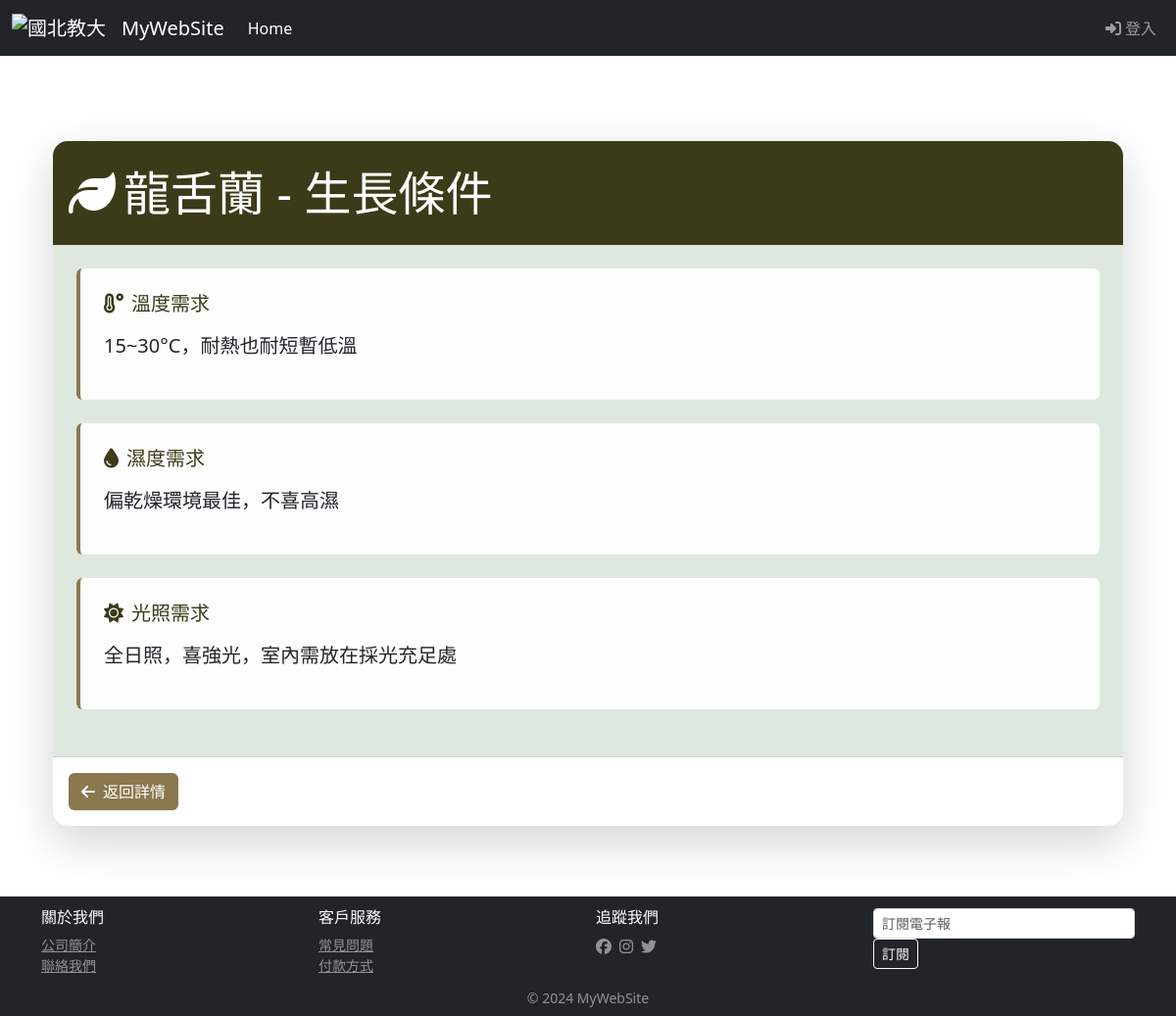
The app's page /plant/Agave/detail_condition/ with its own data.
### plant/models.py (models this page shows, shortened)
class Plant(models.Model):
    title = models.CharField(max_length=255, default="")
    description = models.TextField(default="")
    slug = models.SlugField(blank=True, default="")
    category = models.ForeignKey(Category, null=True, on_delete=models.PROTECT)
    tags = models.ManyToManyField(Tag)
    image = models.ImageField(upload_to='plants/', null=True, blank=True)
    video_url = models.URLField(blank=True, null=True)
    temperature = models.CharField(max_length=255, default="", blank=True, help_text="溫度需求")
    humidity = models.CharField(max_length=255, default="", blank=True, help_text="濕度需求")
    light_requirement = models.CharField(max_length=255, default="", blank=True, help_text="光照需求")
    watering = models.CharField(max_length=255, default="", blank=True, help_text="澆水頻率")
    repotting = models.CharField(max_length=255, default="", blank=True, help_text="換盆建議")
    precaution = models.CharField(max_length=255, default="", blank=True, help_text="注意事項")
    user = models.ForeignKey(User, on_delete=models.CASCADE, null=True)
    favorite_users = models.ManyToManyField(User, related_name='favorite_plants', through='PlantFavorite', through_fields=('plant', 'user'))

### plant/views.py (the view)
# urls.py: path('plant/<slug:slug>/detail_condition/', pviews.detail_condition, name='detail_condition'),
def detail_condition(request, slug=None):
    plant = get_object_or_404(Plant, slug=slug)
    return render(request, 'plant/detail_condition.html', locals())

### templates/plant/detail_condition.html (shortened to what this page needs)
{% extends "base.html" %}
{% block title %}{{ plant.title }} - 生長條件{% endblock %}
{% block content %}
<div class="container py-5">
    <div class="card shadow-lg border-0 mb-4" style="background: #dfe8df;">
        <div class="card-header py-4" style="background: #3B3B1A;">
            <div class="d-flex justify-content-between align-items-center">
                <h1 class="display-5 mb-0 text-white">
                    <i class="fas fa-leaf me-2"></i>{{ plant.title }} - 生長條件
                </h1>
            </div>
        </div>
        <div class="card-body p-4">
            <div class="row">
                <div class="col-md-12">
                    <div class="mb-4 p-4 rounded" style="background-color: rgba(255, 255, 255, 0.9); border-left: 4px solid #8A784E;">
                        <h5 class="mb-3" style="color: #3B3B1A !important;">
                            <i class="fas fa-temperature-high me-2"></i>溫度需求
                        </h5>
                        <p class="lead text-dark">{{ plant.temperature }}</p>
                    </div>
                    <div class="mb-4 p-4 rounded" style="background-color: rgba(255, 255, 255, 0.9); border-left: 4px solid #8A784E;">
                        <h5 class="mb-3" style="color: #3B3B1A !important;">
                            <i class="fas fa-tint me-2"></i>濕度需求
                        </h5>
                        <p class="lead text-dark">{{ plant.humidity }}</p>
                    </div>
                    <div class="mb-4 p-4 rounded" style="background-color: rgba(255, 255, 255, 0.9); border-left: 4px solid #8A784E;">
                        <h5 class="mb-3" style="color: #3B3B1A !important;">
                            <i class="fas fa-sun me-2"></i>光照需求
                        </h5>
                        <p class="lead text-dark">{{ plant.light_requirement }}</p>
                    </div>
                </div>
            </div>
        </div>
        <div class="card-footer bg-white p-3">
            <div class="d-flex justify-content-between align-items-center">
                <a href="{% url 'plant_detail' plant.slug %}" class="btn" style="background-color: #8A784E; color: white;">
                    <i class="fas fa-arrow-left me-2"></i>返回詳情
                </a>
            </div>
        </div>
    </div>
</div>
{% endblock %}

### static/css/style.css (style rules this page uses)
html, body { margin: 0; padding: 0; height: 100%; border: none; }
body { margin-left: 0px; margin-top: 0px; margin-right: 0px; margin-bottom: 0px; background-image: url(images/bg.gif); }

### templates/plant/detail_condition.html (style rules this page uses)
.card { border-radius: 15px; overflow: hidden; }
.card-header { border-bottom: none; }
.rounded { border-radius: 10px; transition: transform 0.2s; }

### records on screen
Plant: title "龍舌蘭", temperature "15~30°C，耐熱也耐短暫低溫", humidity "偏乾燥環境最佳，不喜高濕", light_requirement "全日照，喜強光，室內需放在採光充足處"
